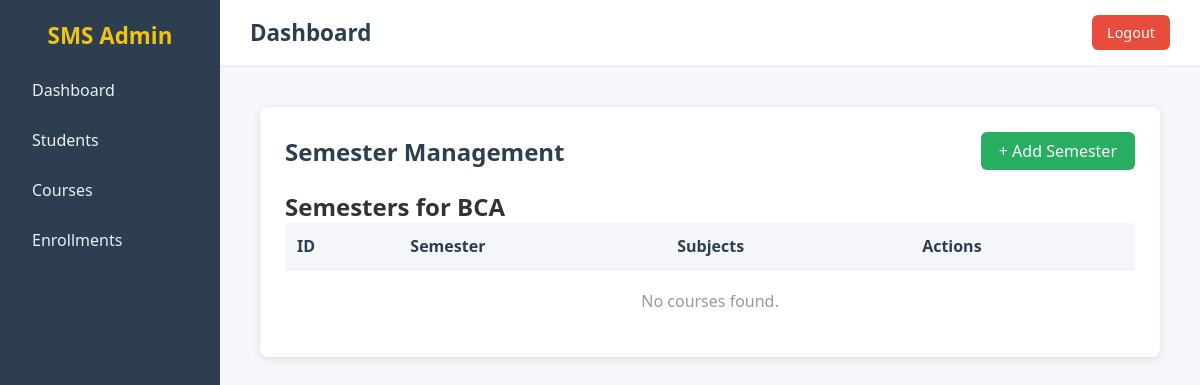
/courses/1/semesters, run on an earlier commit of the app's database.
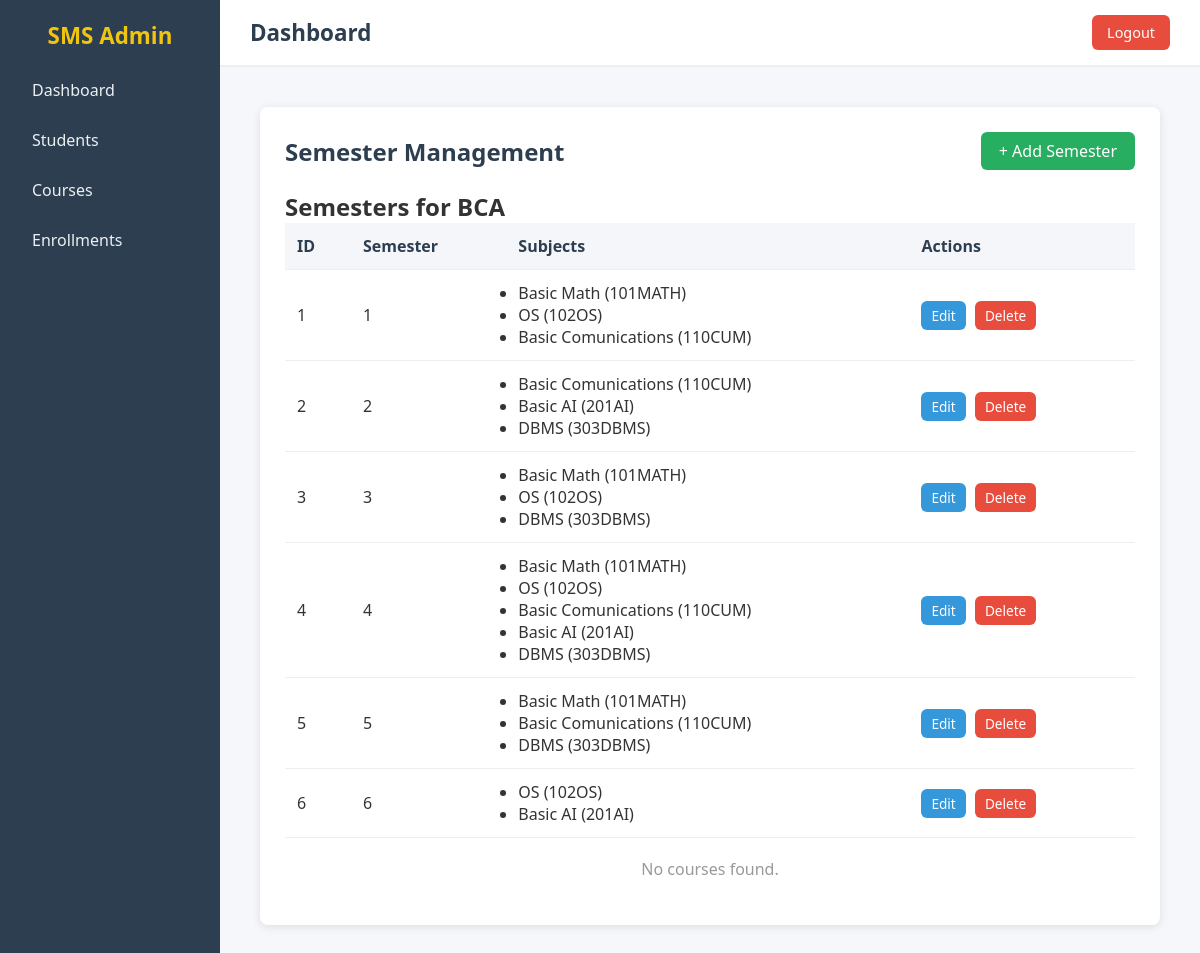
And on a later commit of the database.
### app/models/sms_models.py (models this page shows)
class Course(db.Model):
    __tablename__ = "courses"
    id = db.Column(db.Integer, primary_key=True)
    name = db.Column(db.String(100), nullable=False, unique=True)
    duration = db.Column(db.String(20), nullable=False)
    semesters = db.relationship("Semester", backref="course", lazy=True)

class Semester(db.Model):
    __tablename__ = "semesters"
    id = db.Column(db.Integer, primary_key=True)
    number = db.Column(db.Integer, nullable=False)  # e.g., 1, 2, 3...
    course_id = db.Column(db.Integer, db.ForeignKey("courses.id"), nullable=False)
    subjects = db.relationship("Subject", secondary="semester_subjects", backref="semesters")

class Subject(db.Model):
    __tablename__ = "subjects"
    code = db.Column(db.String(50), primary_key=True)
    name = db.Column(db.String(100), nullable=False)

### app/routes/courses.py (the view)
@course_bp.route("/courses/<int:course_id>/semesters")
def semester_manage(course_id):
    got_course = Course.query.get_or_404(course_id)
    return render_template("courses/semester_manage.html",course = got_course)

### app/templates/courses/semester_manage.html (shortened to what this page needs)
{% extends "base.html" %}
{% block css %}
<link rel="stylesheet" href="{{ url_for('static', filename='css/courses.css') }}">
{% endblock %}
{% block content %}
<div class="courses-container">
    <div class="top-bar">
        <h2>Semester Management</h2>
        <a href="/courses/{{ course.id }}/semesters/add/form" class="btn-add">+ Add Semester</a>
    </div>
    <h2>Semesters for {{ course.name }}</h2>
    <table class="courses-table">
        <thead>
            <tr>
                <th>ID</th>
                <th>Semester</th>
                <th>Subjects</th>
                <th>Actions</th>
            </tr>
        </thead>
        <tbody>
            {% for semester in course.semesters %}
            <tr>
                <td>{{ semester.id }}</td>
                <td>{{ semester.number }}</td>
                <td>
                    <ul>
                        {% for ss in semester.subjects %}
                        <li>{{ ss.name }} ({{ ss.code }})</li>
                        {% endfor %}
                    </ul>
                </td>
                <td>
                    <a href="/courses/edit/semester/{{ semester.id }}" class="btn-edit">Edit</a>
                    <a href="/courses/delete/semester/{{ semester.id }}" class="btn-delete">Delete</a>
                </td>
            </tr>
            {% endfor %}
        </tbody>
    </table>
    {% if not courses %}
    <p class="no-data">No courses found.</p>
    {% endif %}
</div>
{% endblock %}

### app/templates/base.html (shortened to what this page needs)
<!DOCTYPE html>
<html lang="en">
<head>
    <link rel="stylesheet" href="{{ url_for('static', filename='css/base.css') }}">
    {% block css %}{% endblock %}
</head>
<body>
    <div class="main-content">
        <div class="sidebar">
            <h2>SMS Admin</h2>
            <ul>
                <li><a href="/">Dashboard</a></li>
                <li><a href="/students">Students</a></li>
                <li><a href="/courses">Courses</a></li>
                <li><a href="/enrollments">Enrollments</a></li>
            </ul>
        </div>
        <div class="content">
            <header>
                <h1>{% block header_title %}Dashboard{% endblock %}</h1>
                <a href="/logout" class="logout-btn">Logout</a>
            </header>
            <main>
                {% block content %}
                {% endblock %}
            </main>
        </div>
    </div>
</body>
</html>

### app/static/css/base.css (style rules this page uses)
* { margin: 0; padding: 0; box-sizing: border-box; font-family: "Segoe UI", Tahoma, Geneva, Verdana, sans-serif; }
body { background: #f5f7fa; color: #333; min-height: 100vh; }
.main-content { display: flex; min-height: 100vh; }
.sidebar { width: 220px; background: #2c3e50; color: #fff; padding: 20px; flex-shrink: 0; }
.sidebar h2 { text-align: center; margin-bottom: 20px; font-size: 1.4rem; color: #f1c40f; }
.sidebar ul { list-style: none; }
.sidebar ul li { margin: 12px 0; }
.sidebar ul li a { text-decoration: none; color: #ecf0f1; padding: 8px 12px; display: block; border-radius: 6px; transition: background 0.3s; }
.content { flex-grow: 1; display: flex; flex-direction: column; }
header { background: #fff; padding: 15px 30px; display: flex; justify-content: space-between; align-items: center; border-bottom: 2px solid #eee; }
header h1 { font-size: 1.4rem; color: #2c3e50; }
.logout-btn { text-decoration: none; background: #e74c3c; color: #fff; padding: 8px 15px; border-radius: 6px; font-size: 0.9rem; transition: background 0.3s; }
main { flex-grow: 1; padding: 20px; }

### app/static/css/courses.css (style rules this page uses)
.courses-container { background: #fff; padding: 25px; border-radius: 8px; box-shadow: 0 2px 10px rgba(0,0,0,0.1); margin: 20px; }
.top-bar { display: flex; justify-content: space-between; align-items: center; margin-bottom: 20px; }
.top-bar h2 { color: #2c3e50; }
.btn-add { background: #27ae60; color: #fff; padding: 8px 18px; border-radius: 6px; text-decoration: none; transition: background 0.3s; }
.courses-table { width: 100%; border-collapse: collapse; }
.courses-table th, .courses-table td { padding: 12px; border-bottom: 1px solid #eee; text-align: left; }
.courses-table th { background: #f4f6f9; color: #2c3e50; }
.courses-table td .btn-edit, .courses-table td .btn-delete, .courses-table td .btn-semesters, .courses-table td .btn-students, .courses-table td .btn-subjects { padding: 5px 10px; border-radius: 6px; text-decoration: none; color: #fff; font-size: 0.85rem; margin-right: 5px; transition: background 0.3s; }
.btn-edit { background: #3498db; }
.btn-delete { background: #e74c3c; }
.no-data { text-align: center; padding: 20px; color: #999; }

What changed in the data, as far as the page shows it:
added Semester: id "1", number "1"
now on this page (row unchanged): Subject: name "Basic Math", code "101MATH"
now on this page (row unchanged): Subject: name "OS", code "102OS"
added Subject: name "Basic Comunications", code "110CUM"
added Semester: id "2", number "2"
added Subject: name "Basic AI", code "201AI"
added Subject: name "DBMS", code "303DBMS"
added Semester: id "3", number "3"
added Semester: id "4", number "4"
added Semester: id "5", number "5"
added Semester: id "6", number "6"
